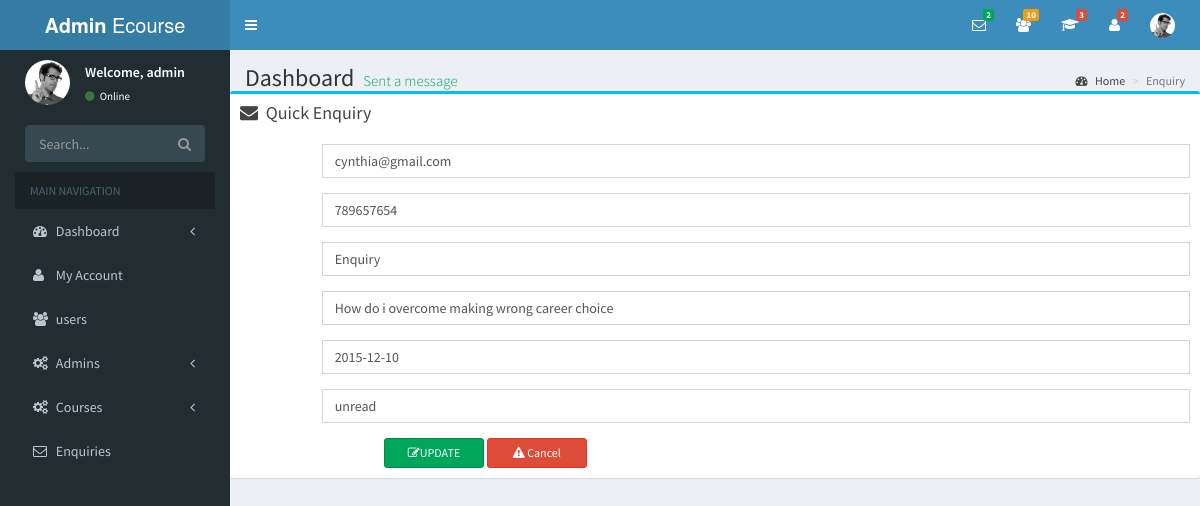
Page /admin/enquiry_read.php?mark_id=4 on the committed database.
### tables this page shows
CREATE TABLE IF NOT EXISTS `enquiries` (
  `msg_id` int(20) NOT NULL AUTO_INCREMENT,
  `sender` varchar(40) NOT NULL,
  `phone` int(40) NOT NULL,
  `subject` varchar(100) NOT NULL,
  `body` varchar(250) NOT NULL,
  `date_send` date NOT NULL,
  `status` varchar(20) NOT NULL,
  PRIMARY KEY (`msg_id`)
);

### admin/enquiry_read.php (the view, shortened to what this page needs)
<?php
if(isset($_GET['mark_id']))
{
 $sql_query="SELECT * FROM enquiries WHERE msg_id=".$_GET['mark_id'];
 $result_set=mysql_query($sql_query);
 $fetched_row=mysql_fetch_array($result_set);
}
  ?>
<?php
  require('layout/sidebar.php')
?>
  <div class="content-wrapper">
    <section class="content-header">
      <h1>
        Dashboard
        <small>Sent a message</small>
      </h1>
      <ol class="breadcrumb">
        <li><a href="#"><i class="fa fa-dashboard"></i> Home</a></li>
        <li class="active">Enquiry</li>
      </ol>
    </section>
     <section class="quick-mail">
         <div class="box box-info">
            <div class="box-header">
              <i class="fa fa-envelope"></i>
               <h3 class="box-title">Quick Enquiry</h3>
            </div>
            <div class="box-body">
              <form  action="" method="POST" class="form-horizontal insert-course_inner">
                      <div class="form-group">
                        <label for="email" class="col-sm-1 control-label"></label>
                        <div class="col-sm-11">
                           <input type="text" class="form-control" name="body" placeholder="enquiry here.." value="<?php echo $fetched_row['sender']; ?>" required>
                        </div>
                      </div>
                       <div class="form-group">
                        <label for="inputName" class="col-sm-1 control-label"></label>
                        <div class="col-sm-11">
                          <input type="text" class="form-control" name="phone" placeholder="phone number" value="<?php echo $fetched_row['phone']; ?>" required>
                        </div>
                      </div>
                      <div class="form-group">
                        <label for="inputName" class="col-sm-1 control-label"></label>
                        <div class="col-sm-11">
                          <input type="text" class="form-control" name="subject" placeholder="subject" value="<?php echo $fetched_row['subject']; ?>" required>
                        </div>
                      </div>
                      <div class="form-group">
                        <label for="inputExperience" class="col-sm-1 control-label"></label>
                        <div class="col-sm-11">
                          <input type="text" class="form-control" name="body" placeholder="enquiry here.." value="<?php echo $fetched_row['body']; ?>" required>
                        </div>
                      </div>
                      <div class="form-group">
                        <label for="inputExperience" class="col-sm-1 control-label"></label>
                        <div class="col-sm-11">
                          <input type="text" class="form-control" name="date_send" placeholder="Date of enquiry.." value="<?php echo $fetched_row['date_send']; ?>" required>
                        </div>
                      </div>
                      <div class="form-group">
                        <label for="inputExperience" class="col-sm-1 control-label"></label>
                        <div class="col-sm-11">
                          <input type="text" class="form-control" name="status" placeholder="Enquiry status." value="<?php echo $fetched_row['status']; ?>" required>
                        </div>
                      </div>
                      <div class="upcancel_buttons">
                           <button type="submit" name="btn-update" class="btn btn-success btn-xs"> <div class="fa fa-edit"></div>UPDATE</button>
                           <button type="submit" name="btn-cancel" class="btn btn-danger btn-xs"> <div class="fa fa-warning"></div> Cancel</button>
                        </div>
                </form>
            </div>
     </section>
  </div>
  <?php
  require('layout/footer.php')
   ?>

### rows in the picture
enquiries: body "cynthia@gmail.com", phone "789657654", subject "Enquiry", body "How do i overcome making wrong career choice", date_send "2015-12-10", status "unread"

### other values in the picture
$num_rows "2"
$num_rows "10"
$num_rows "3"
